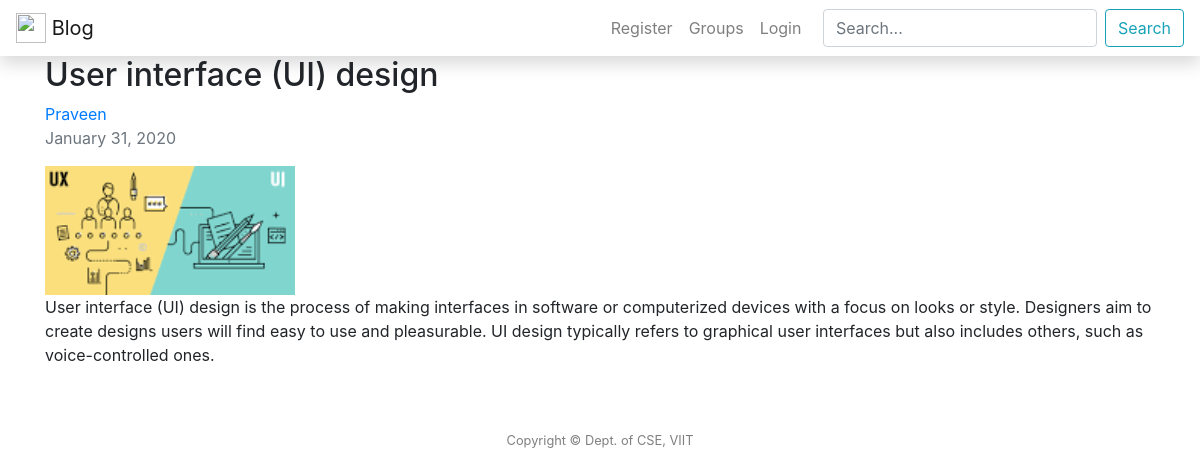
/post/27/, run on the app's committed database.
### post/models.py (models this page shows, shortened)
class Posts(models.Model):
	title = models.CharField(max_length = 100)
	context = models.TextField()
	date_posted = models.DateTimeField(default = timezone.now)
	user = models.ForeignKey(User, on_delete = models.CASCADE)
	groups = models.ForeignKey(Com, on_delete = models.CASCADE)
	image = models.ImageField(upload_to='post_images', blank=True)

### post/views.py (the view)
# urls.py: path('post/<int:pk>/', PostDetailView.as_view(), name='post-detail'),
class PostDetailView(DetailView):
	model = Posts

### templates/post/posts_detail.html (shortened to what this page needs)
{% extends "post/header.html" %}
{% block content %}
<article class="media content-section">
  <div class="media-body">
    <div class="article-metadata">
      <h2 class="article-title">{{ object.title }}</h2>
      <a href="{% url 'user-posts' object.user %}">{{ object.user }}</a>
      <p class="text-muted">{{ object.date_posted|date:"F d, Y" }}</small>
    </div>
    {% if object.image %}
    <img src={{ object.image.url }} width="250px">
    {% endif %}
    <p>{{ object.context}}</p>
  </div>
</article>
{% endblock content %}

### data on the page
Posts: title "User interface (UI) design", user "Praveen", date_posted "January 31, 2020", image (picture), context "User interface (UI) design is the process of making interfaces in software or computerized devices with a focus on looks or style. Designers aim to create designs users will find easy to use and pleasurable. UI design typically refers to graphical user interfaces but also includes others, such as voice-controlled ones."
